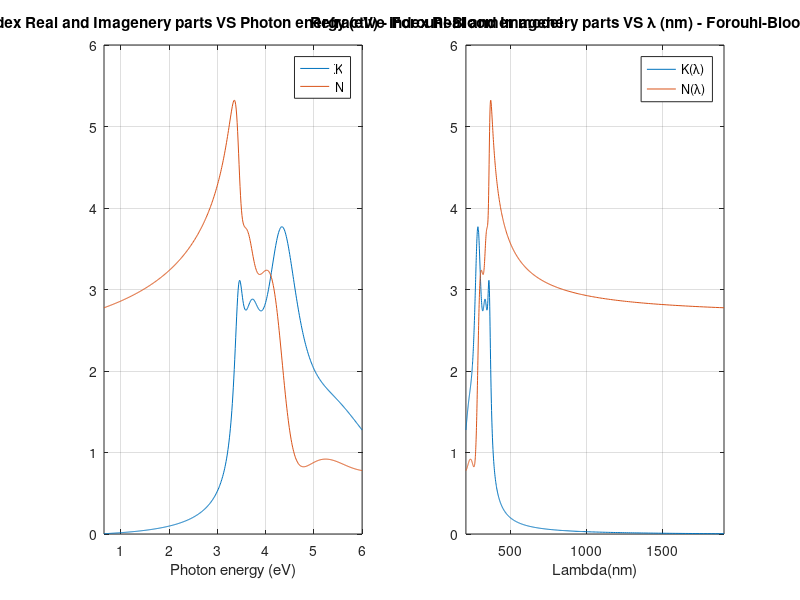
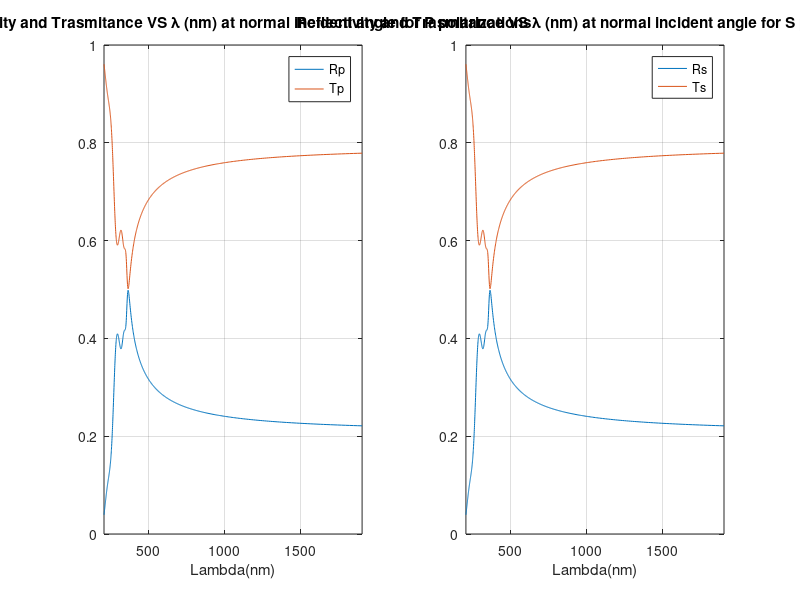
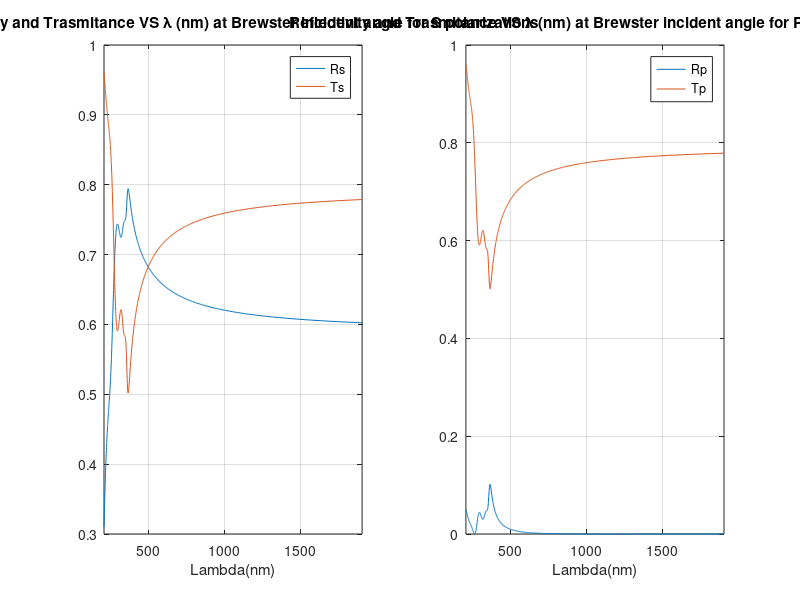

Source code (MATLAB) for these figures, in order:
clc;
clear;
close all;

EMIN = 0.65;
EMAX = 6;
E = EMIN:0.01:EMAX;%%Photon energy in eV units
Eg = 1.06;
Lambda = E;
A1 = 0.00405; A2 = 0.01427; A3 = 0.0683; A4 = 0.17488;

B1 = 6.885; B2 = 7.401; B3 = 8.634; B4 = 10.652;

C1 = 11.864; C2 = 13.754; C3 = 18.812; C4 = 29.841;

Ninf = 1.95;

Q1 = (C1-((B1^2)/4))^0.5;
D1tag = -(A1*B1)/(2*Q1);
F1tag = (A1*C1)/Q1;
D1 = (A1/Q1)*(Eg-(B1/2));
F1 = (A1/Q1)*(C1-(Eg*B1)/2);

Q2 = (C2-((B2^2)/4))^0.5;
D2tag = -(A2*B2)/(2*Q2);
F2tag = (A2*C2)/Q2;
D2 = (A2/Q2)*(Eg-(B2/2));
F2 = (A2/Q2)*(C2-(Eg*B2)/2);

Q3 = (C3-((B3^2)/4))^0.5;
D3tag = -(A3*B3)/(2*Q3);
F3tag = (A3*C3)/Q3;
D3 = (A3/Q3)*(Eg-(B3/2));
F3 = (A3/Q3)*(C3-(Eg*B3)/2);

Q4 = (C4-((B4^2)/4))^0.5;
D4tag = -(A4*B4)/(2*Q4);
F4tag = (A4*C4)/Q4;
D4 = (A4/Q4)*(Eg-(B4/2));
F4 = (A4/Q4)*(C4-(Eg*B4)/2);
Thetai = deg2rad(70.79);

for i=1:1:length(E)
    K(i) = (A1*E(i))/((E(i)^2-B1*E(i)+C1)) + (A1*(E(i)-Eg))/((E(i)^2-B1*E(i)+C1)) + (A2*E(i))/((E(i)^2-B2*E(i)+C2)) + (A2*(E(i)-Eg))/((E(i)^2-B2*E(i)+C2)) + (A3*E(i))/((E(i)^2-B3*E(i)+C3)) + (A3*(E(i)-Eg))/((E(i)^2-B3*E(i)+C3)) + (A4*E(i))/((E(i)^2-B4*E(i)+C4)) + (A4*(E(i)-Eg))/((E(i)^2-B4*E(i)+C4));
    N(i) = Ninf + (D1tag*E(i)+F1tag)/((E(i)^2-B1*E(i)+C1)) + (D1*E(i)+F1)/((E(i)^2-B1*E(i)+C1)) + (D2tag*E(i)+F2tag)/((E(i)^2-B2*E(i)+C2)) + (D2*E(i)+F2)/((E(i)^2-B2*E(i)+C2)) + (D3tag*E(i)+F3tag)/((E(i)^2-B3*E(i)+C3)) + (D3*E(i)+F3)/((E(i)^2-B3*E(i)+C3)) + (D4tag*E(i)+F4tag)/((E(i)^2-B4*E(i)+C4)) + (D4*E(i)+F4)/((E(i)^2-B4*E(i)+C4));
    %Lambda(length(E)+1-i)=1239.8/E(i);
    Lambda(i)=1239.8/E(i);
    %K(i) = K(i)^0.5;
    %N(i) = N(i)^0.5;
    
    n(i) = (K(i)^2+N(i)^2)^0.5;     %%Loop for normal incident angle
    Rp(i) = ((n(i)-1)/(n(i)+1))^2;
    Tp(i) = 1-Rp(i);
    Rs(i) = ((1-n(i))/(1+n(i)))^2;
    Ts(i) = 1-Rs(i);
    
    Thetat(i) = (asin((1/n(i)*sin(Thetai)))); %%Loop for Brewster incident angle 
    Rp1(i) = ((n(i)*cos(Thetai)-1*cos(Thetat(i)))/(n(i)*cos(Thetai)+cos(Thetat(i))))^2;
    Tp1(i) = 1-Rp(i);
    Rs1(i) = ((cos(Thetai)-n(i)*cos(Thetat(i)))/(cos(Thetai)+n(i)*cos(Thetat(i))))^2;
    Ts1(i) = 1-Rs(i);
    
end

LambdaMAX=Lambda(1);
LambdaMIN=Lambda(end);

figure;
subplot(1,2,1);
plot(E,K,E,N)
xlabel('Photon energy (eV)');
legend('K','N')
grid on;
xlim([EMIN,EMAX]);
title('Refractive index Real and Imagenery parts VS Photon energy (eV) - Forouhi-Bloomer model')
hold on

subplot(1,2,2);
plot(Lambda,K,Lambda,N)
xlabel('Lambda(nm)');
legend('K(\lambda)','N(\lambda)')
grid on;
xlim([LambdaMIN,LambdaMAX]);
title('Refractive index Real and Imagenery parts VS \lambda (nm) - Forouhi-Bloomer model')

figure;
subplot(1,2,1);
plot(Lambda,Rp,Lambda,Tp)
xlabel('Lambda(nm)');
legend('Rp','Tp')
grid on;
xlim([LambdaMIN,LambdaMAX]);
title('Reflectivity and Trasmitance VS \lambda (nm) at normal incident angle for P polarizations')

subplot(1,2,2);
plot(Lambda,Rs,Lambda,Ts)
xlabel('Lambda(nm)');
legend('Rs','Ts')
grid on;
xlim([LambdaMIN,LambdaMAX]);
title('Reflectivity and Trasmitance VS \lambda (nm) at normal incident angle for S polarizations')

figure;
subplot(1,2,1);
plot(Lambda,Rs1,Lambda,Ts1)
xlabel('Lambda(nm)');
legend('Rs','Ts')
grid on;
xlim([LambdaMIN,LambdaMAX]);
title('Reflectivity and Trasmitance VS \lambda (nm) at Brewster incident angle for S polarizations')

subplot(1,2,2);
plot(Lambda,Rp1,Lambda,Tp1)
xlabel('Lambda(nm)');
legend('Rp','Tp')
grid on;
xlim([LambdaMIN,LambdaMAX]);
title('Reflectivity and Trasmitance VS \lambda (nm) at Brewster incident angle for P polarizations')
